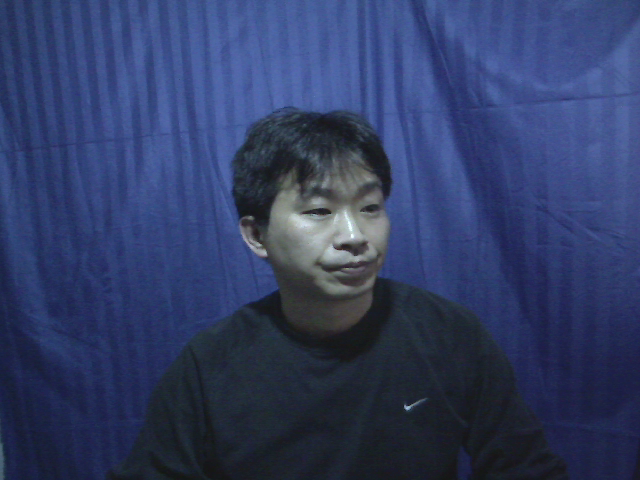
#> input picture unused/000_4.bmp, 640 x 480 px, given as the content of the folder ./used/, which was not available; the run also reads 2 pictures not shown here
$ python classified_by_pixels.py
#> lines starting #> are read from the running program, lines starting #| are printed output that depends on the picture; pictures that were not available may be replaced by others from this repository, and a replacement may not be noted
### base.py
import os
import cv2
import operator
import numpy as np
from scipy.spatial.distance import cdist

#基本方法：
#1.设置读取的图片路径、特征向量保存和读取路径
#2.设置knn分类器及分类距离
class base(object):
    def __init__(self, type):
        self.unknown_folder = './unused/'
        self.known_folder = './used/'
        __TYPE = ['RGB', 'PCA', 'VGG','VGGFC']
        if type not in __TYPE:
            raise RuntimeError('输入的参数:type无效!')
        self.type = type
        self.root_dir = os.path.join(os.getcwd(), type)
        feas_dir = self.root_dir

        # 此处是为了直接使用GoogLeNet和VGG提取的特征
        if type in ['VGGFC']:
            feas_dir = os.path.join(os.getcwd(), type[:-2])

        if not os.path.exists(self.root_dir):
            os.mkdir(self.root_dir)

        self.unknown_feas_dir = os.path.join(feas_dir, 'unknown_feas.npy')
        self.unknown_labels_dir = os.path.join(feas_dir, 'unknown_labels.npy')

        self.known_feas_dir = os.path.join(feas_dir, 'known_feas.npy')
        self.known_labels_dir = os.path.join(feas_dir, 'known_labels.npy')

    # [5 lines left out: function load_feas, not called in this run]

    # 选择不同的距离度量方法
    def get_all_distance(self, active):
        if active == 'l2':
            self.get_all_distanceL2()
        if active == 'cor':
            self.get_all_distanceCor()
        if active == 'che':
            self.get_all_distanceChe()
    # [6 lines left out: function get_all_distanceL2, not called in this run]

    def get_all_distanceCor(self):
        distance = []
        for unknown_fea in self.unknown_feas:
            dis = cdist(np.expand_dims(unknown_fea, axis=0), self.known_feas, metric='correlation')[0]
            distance.append(dis)
        self.distances = np.stack(distance)


    # [6 lines left out: function get_all_distanceChe, not called in this run]

    def classify_by_knn(self, K=5):
        error_cnt = 0.0
        for index, dis in zip(range(len(self.unknown_labels)), self.distances):
            sorted_dis_indices = dis.argsort()
            class_cnt = {}
            for i in range(K):
                classLabel = self.known_labels[sorted_dis_indices[i]]
                class_cnt[classLabel] = class_cnt.get(classLabel, 0) + 1
            sorted_class_cnt = sorted(class_cnt.items(), key=operator.itemgetter(1), reverse=True)
            predicted_label = sorted_class_cnt[0][0]
            if predicted_label != self.unknown_labels[index]:
                error_cnt += 1.0
        error_ratio = error_cnt / len(self.unknown_labels)
        return error_ratio

    def classify(self, K=[1,2,3,4,5]):
        self.error_ratio = {}
        for k in K:
            self.error_ratio[k] = self.classify_by_knn(K=k)

    # [4 lines left out: function evaluting, not called in this run]

### classified_by_pixels.py

import os
import operator
import time

import cv2
import numpy as np
from scipy.spatial.distance import cdist

from base import base

#RGB
class ClassifiedByPixels(base):
    def __init__(self, type):
        super().__init__(type)

    def rgb_feature(self, image_path):
        """
        计算图像的RGB颜色直方图,并经过归一化和平滑处理生成一个特征向量.
        Args:
            image_path: 图像的路径.
        Return:
            numpy包中的array类型的特征向量.
        Raise:
            当输入的图像路径无效时,抛出异常.
        """
        img = cv2.imread(image_path)
        if img is None:
            raise RuntimeError('hist_feature:path of image is invaild!')
        hist0 = cv2.calcHist([img], [0], None, [256], [0., 255.])
        hist1 = cv2.calcHist([img], [1], None, [256], [0., 255.])
        hist2 = cv2.calcHist([img], [2], None, [256], [0., 255.])
        cv2.normalize(hist0, hist0)
        cv2.normalize(hist1, hist1)
        cv2.normalize(hist2, hist2)
        hist = []
        hist.extend(hist0.flatten())
        hist.extend(hist1.flatten())
        hist.extend(hist2.flatten())
        return np.array(hist)


    def image2fea(self, folder, feas_dir, labels_dir, feature_extractor):
        '''
        将folder文件下的图片按照way方法转换成特征向量.
        :param folder: 文件夹路径
        :param feas_dir: 存储特征向量的路径
        :param labels_dir: 存储图像标签的路径
        :param way: 图像特征编码方式,此处只使用rgb和gray两种方式
        '''
#> called with folder = './used/', feas_dir = 'RGB/known_feas.npy', labels_dir = 'RGB/known_labels.npy'
        feas = []
        labels = []
        file_list = os.listdir(folder)
        for file in file_list:
            labels.append(int(file[0:3]))   #   保存每个特征对应的类别
            img_path = os.path.join(folder, file)   # 读取图像进行特征提取
            fea = feature_extractor(img_path)
            feas.append(fea)
#> this loop made 1 pass
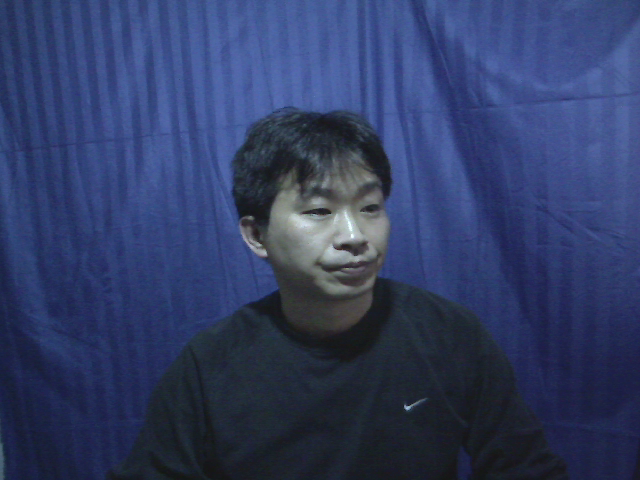
#> input picture unused/000_4.bmp, 640 x 480 px, given as the content of the folder ./used/, which was not available
#> after the loop, feas = 1 item; labels = [0]
        feas = np.array(feas)
        labels = np.array(labels)
        np.save(feas_dir, feas)
        np.save(labels_dir, labels)
        print('图像特征提取完毕')
        return feas, labels


    def image2features(self):
        if self.type == 'RGB':
            self.known_feas, self.known_labels = self.image2fea(self.known_folder, self.known_feas_dir, self.known_labels_dir, self.rgb_feature)
#> self.known_labels = [0]
            self.unknown_feas, self.unknown_labels = self.image2fea(folder=self.unknown_folder,
                    feas_dir=self.unknown_feas_dir, labels_dir=self.unknown_labels_dir,feature_extractor=self.rgb_feature)
#> the loop in image2fea (call 2), `for file in file_list:` made 4 passes
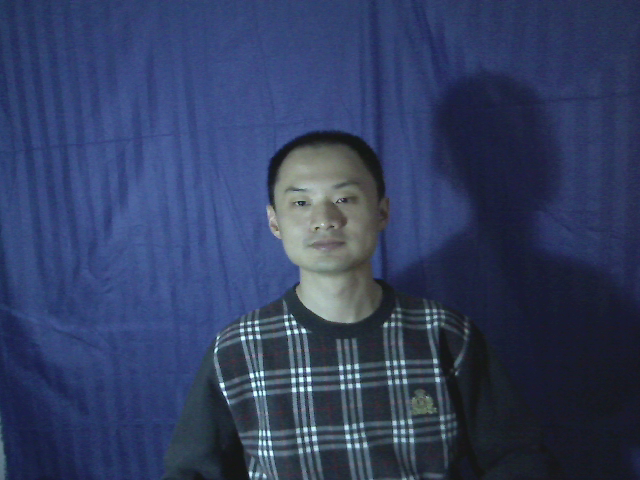
#> input picture unused/001_4.bmp, 640 x 480 px
#> pass 3, in rgb_feature (call 4), `img = cv2.imread(image_path)`:
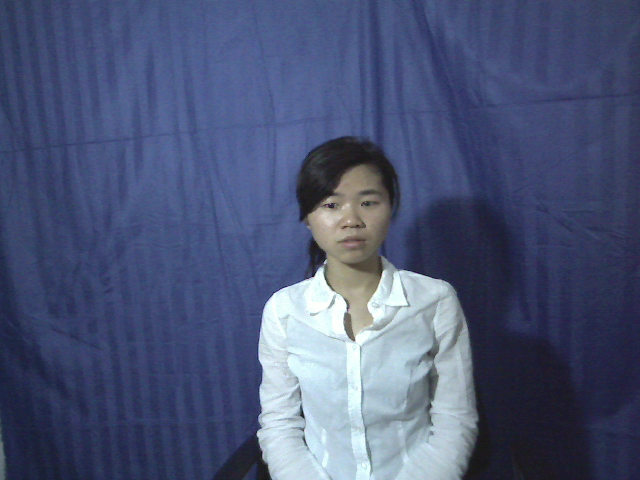
#> img: shape (480, 640, 3); mean B, G, R 118.3, 86, 75.8
#> self.unknown_labels = [0, 1, 2, 3]

        else:
            raise RuntimeError('输入的特征类别有误!')


def test_rgb(first=False):
    test = ClassifiedByPixels('RGB')
    if first:
        start = time.time()
        test.image2features()
        end = time.time()
        used_time = int(end - start)
        print('rgb提取特征的时间是 %d 分, %d 秒.'%(used_time/60, used_time%60))
    else:
        test.load_feas()
    activeList = ['cor','che', 'l2']
    for active in activeList:
        print('度量向量间的距离选择：', active)
        test.get_all_distance(active)
        test.classify()
        test.evaluting()
#> this loop made 1 pass


if __name__ == "__main__":
    start = time.time()
#> (the run stopped early here; a loop or call above may not have finished)
